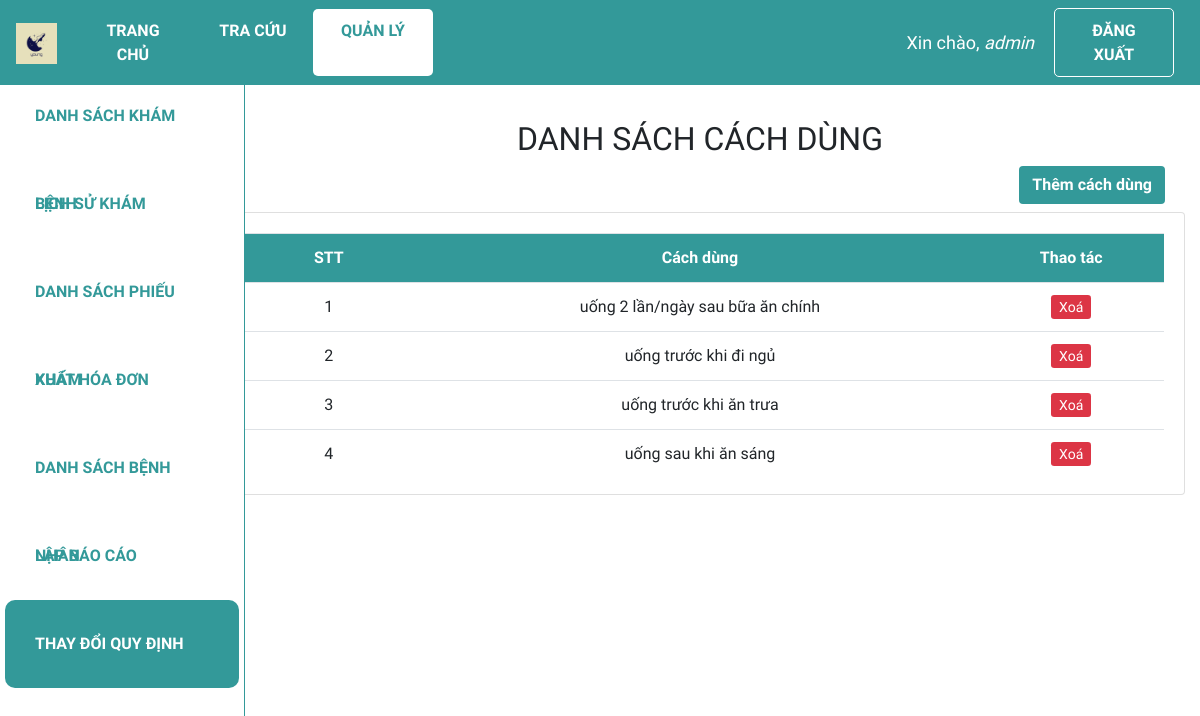
The page /thaydoi/cachdung (signed in) on the database its author committed.
### web_core/models.py (models this page shows)
class DANHMUC(models.Model):
    CATEGORIES = (
        ('Bệnh', 'Bệnh'),
        ('Thuốc', 'Thuốc'),
        ('Đơn vị', 'Đơn vị'),
        ('Cách dùng', 'Cách dùng'),
    )
    id = ShortUUIDField(
        verbose_name='ID Danh mục',
        length=10,
        max_length=12,
        prefix="DM",
        alphabet="0123456789",
        primary_key=True)
    ten = models.CharField('Tên', max_length=255)
    loai = models.CharField('Loại', max_length=20, choices=CATEGORIES)
    gia_tri = models.IntegerField('Giá trị', null=True, blank=True, validators=[MinValueValidator(0)])
    def __str__(self):
        return self.ten

### web_core/decorators.py (the view)
    def wrapper_function(request, *args, **kwargs):
        group = None
        if request.user.groups.exists():
            group = request.user.groups.all()[0].name
        print(group)
        if group == 'customer':
            return redirect('quanli_dskb')
        if group == 'admin':
            return view_func(request, *args, **kwargs)

### web_core/views.py (called while the page is built)
@admin_only
def thaydoi_cachdung(request):
    ds_cach_dung = DANHMUC.objects.filter(loai='Cách dùng')
    context = {'ds_cach_dung': ds_cach_dung}
    return render(request, 'web_core/thaydoi_cachdung.html', context)

### web_core/templates/web_core/thaydoi_cachdung.html (shortened to what this page needs)
{% extends 'web_core/main.html' %}
{% block content %}
<div class="row">
    <div class="col-md-2">
        {% include 'web_core/sidebar.html' %}
    </div>
    <div class="col-md-10">
        <h2 class="table-title" style>Danh sách cách dùng</h2>
        <div class="btn-text-right">
            <a class='btn add-btn' href="{% url 'quanli_thaydoi_cachdung_them' %}">Thêm cách dùng</a>
        </div>
        <div class="card card-body">
            <table class='table my-table'>
                <tr class="table-head">
                    <th class="small-content">STT</th>
                    <th class="large-content">Cách dùng</th>
                    <th class="small-content">Thao tác</th>
                </tr>
                {% for cach_dung in ds_cach_dung %}
                <tr>
                    <td class="small-content stt"></td>
                    <td class="large-content">{{ cach_dung }}</td>
                    <td class="small-content">
                        <a class="btn-sm btn-danger" href="{% url 'quanli_thaydoi_cachdung_xoa' cach_dung.id %}">Xoá</a>
                    </td>
                </tr>
                {% endfor %}
            </table>
        </div>
    </div>
</div>
{% endblock %}

### web_core/templates/web_core/navbar.html (shortened to what this page needs)
{% load static %}
<nav class="navbar navbar-expand-lg my-navbar fixed-top">
    <a href="{% url 'home' %}">
        <img class="navbar-brand" alt="logo-brand" src="{% static 'images/favicon.png' %}" height="50"
            style="padding-bottom: 4px" />
    </a>
    <div class="collapse navbar-collapse" id="navbarNav">
        {% with request.resolver_match.url_name as url_name %}
        <div class="navbar-nav">
            <a class="nav-item nav-link my-nav-item {% if url_name == 'home' %}my-nav-active{% endif %}"
                href="{% url 'home' %}">Trang chủ</a>
            <a class="nav-item nav-link my-nav-item {% if url_name == 'lsk_guest' %}my-nav-active{% endif %}"
                href="{% url 'lsk_guest' %}">Tra cứu</a>
            <a class="nav-item nav-link my-nav-item {% if 'quanli' in url_name %}my-nav-active{% endif %}"
                href="{% url 'quanli_dskb' %}">Quản lý</a>
        </div>
        {% endwith %}
    </div>
    {% with request.resolver_match.url_name as url_name %}
    {% if request.user.is_authenticated %}
    <span class="hello-msg">Xin chào, <span> {{request.user}} </span></span>
    <a class="nav-item nav-link my-nav-item my-btn" href="{% url 'logout' %}">Đăng xuất</a>
    {% else %}
    <a class="nav-item nav-link my-nav-item my-btn {% if url_name == 'login' %}my-nav-active{% endif %}"
        href="{% url 'login' %}">Đăng nhập</a>
    {% endif %}
    {% endwith %}
</nav>

### web_core/static/css/main.css (style rules this page uses)
* { font-family: 'Baloo 2', cursive; }
html, body { margin: 0; padding: 0; height: 100%; overflow-x: hidden; }

### web_core/templates/web_core/navbar.html (style rules this page uses)
.my-navbar.fixed-top { position: fixed; color: #fff; background-color: #399; z-index: 10; }
.my-nav-item { color: #fff; font-weight: bold; padding: 9.6px 16px !important; text-transform: uppercase; border-radius: 5px; width: 120px; text-align: center; }
.my-nav-active, .my-nav-active:hover { color: #399; background-color: #fff; }
.my-btn { border: 1px solid #fff; margin-right: 10px; }
.hello-msg { font-size: 18px; color: #fff; margin-right: 20px; }
.hello-msg>span { font-style: italic; }

### web_core/templates/web_core/thaydoi_cachdung.html (style rules this page uses)
.col-md-2 { padding: 0; }
.col-md-10 { margin-top: 50px; }
.card-body { padding-bottom: 0; }
.table-title { text-align: center; text-transform: uppercase; }
.btn-text-right { text-align: right; }
.btn.add-btn { font-weight: bold; margin-bottom: 8px; margin-right: 20px; color: #fff; background-color: #399; }
.table td, .table th { vertical-align: middle; text-align: center; }
.small-content { width: 150px; }
.large-content { width: 450px; }
.table-head { color: #ffff; background-color: #399; }
.my-table { counter-reset: stt-counter 0; }
.my-table .stt::before { counter-increment: stt-counter 1; content: counter(stt-counter) " "; }

### rows shown on the page
DANHMUC: ten "uống 2 lần/ngày sau bữa ăn chính"
DANHMUC: ten "uống trước khi đi ngủ"
DANHMUC: ten "uống trước khi ăn trưa"
DANHMUC: ten "uống sau khi ăn sáng"

### other values the page prints
{{ request.user }} "admin"
